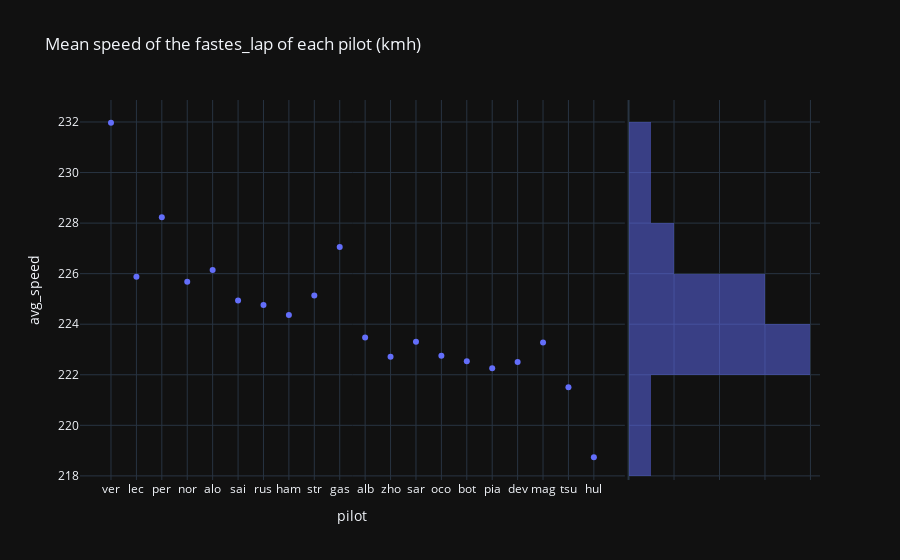

The code cell stored with this chart in its notebook:
### Code cell
px.scatter(last_gp, x="pilot", y="avg_speed", title="Mean speed of the fastes_lap of each pilot (kmh)", marginal_y="histogram", template="plotly_dark")

### Figure 1 — Plotly figure (JSON) as saved in the notebook; plotly's stock layout.template omitted (floating-point values rounded to 4 significant figures)
{"data": [{"hovertemplate": "pilot=%{x}<br>avg_speed=%{y}<extra></extra>", "legendgroup": "", "marker": {"color": "#636efa", "symbol": "circle"}, "mode": "markers", "name": "", "orientation": "v", "showlegend": false, "type": "scatter", "x": ["ver", "lec", "per", "nor", "alo", "sai", "rus", "ham", "str", "gas", "alb", "zho", "sar", "oco", "bot", "pia", "dev", "mag", "tsu", "hul"], "xaxis": "x", "y": [232.0, 225.9, 228.2, 225.7, 226.1, 224.9, 224.8, 224.4, 225.1, 227.1, 223.5, 222.7, 223.3, 222.7, 222.5, 222.3, 222.5, 223.3, 221.5, 218.7], "yaxis": "y"}, {"alignmentgroup": "True", "bingroup": "y", "hovertemplate": "avg_speed=%{y}<br>count=%{x}<extra></extra>", "legendgroup": "", "marker": {"color": "#636efa"}, "name": "", "offsetgroup": "", "opacity": 0.5, "showlegend": false, "type": "histogram", "xaxis": "x2", "y": [232.0, 225.9, 228.2, 225.7, 226.1, 224.9, 224.8, 224.4, 225.1, 227.1, 223.5, 222.7, 223.3, 222.7, 222.5, 222.3, 222.5, 223.3, 221.5, 218.7], "yaxis": "y2"}], "layout": {"barmode": "overlay", "legend": {"tracegroupgap": 0}, "title": {"text": "Mean speed of the fastes_lap of each pilot (kmh)"}, "xaxis": {"anchor": "y", "domain": [0, 0.7363], "title": {"text": "pilot"}}, "xaxis2": {"anchor": "y2", "domain": [0.7413, 1], "matches": "x2", "showgrid": true, "showline": false, "showticklabels": false, "ticks": ""}, "yaxis": {"anchor": "x", "domain": [0, 1], "title": {"text": "avg_speed"}}, "yaxis2": {"anchor": "x2", "domain": [0, 1], "matches": "y", "showgrid": true, "showticklabels": false}}}
